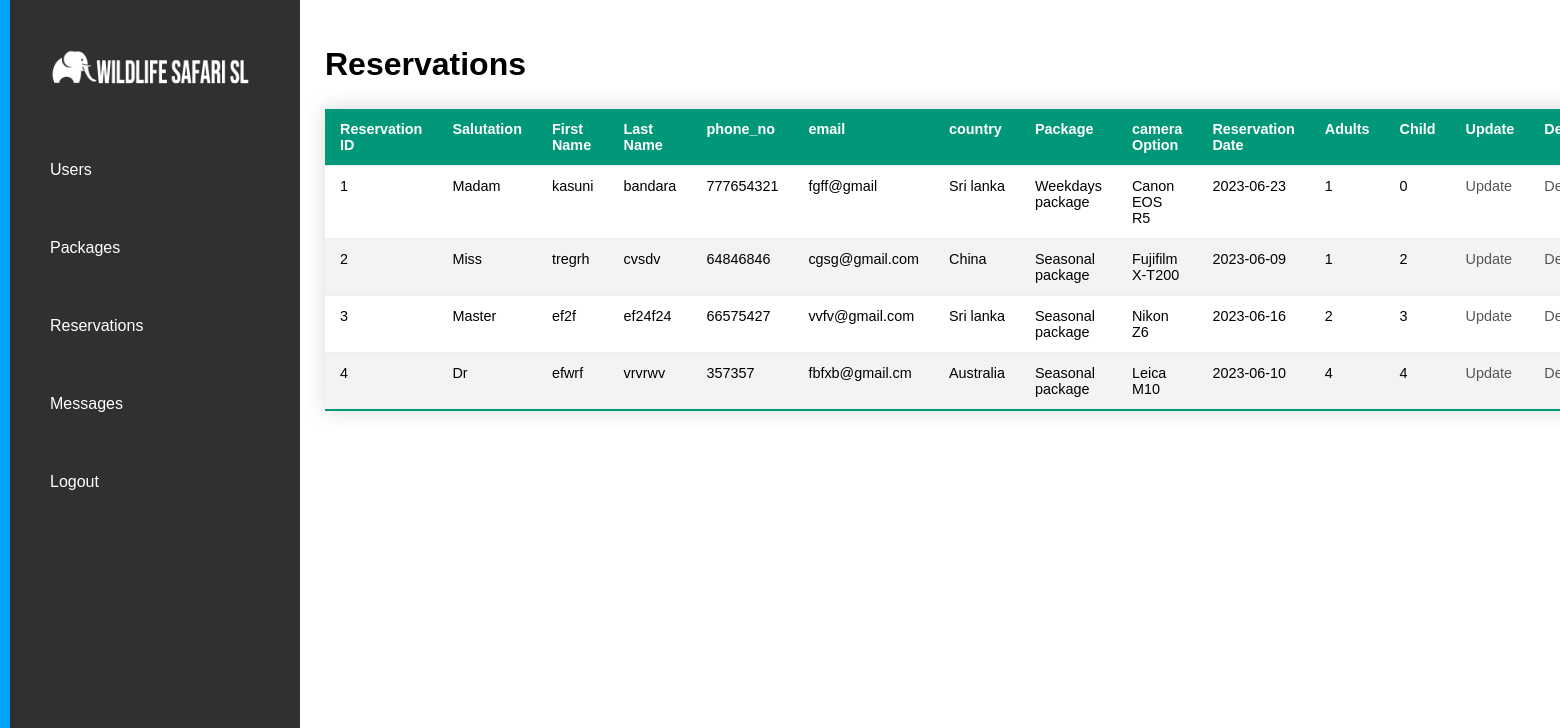
Screenshot of /reservationlist.php (signed in) with the database file from the repository.
### tables this page shows
CREATE TABLE `reservations` (
  `res_id` int(20) NOT NULL,
  `salutation` varchar(32) NOT NULL,
  `first_name` varchar(32) NOT NULL,
  `last_name` varchar(32) NOT NULL,
  `phone_no` int(15) NOT NULL,
  `email` varchar(32) NOT NULL,
  `country` varchar(20) NOT NULL,
  `package` varchar(32) NOT NULL,
  `camera_option` varchar(32) NOT NULL,
  `date` date NOT NULL,
  `adults` int(15) NOT NULL,
  `child` int(15) NOT NULL
);

### reservationlist.php (the view, shortened to what this page needs)
<!DOCTYPE html>
<html lang="en">
<link rel="stylesheet" type="text/css" href="style.css">
<head>
    <link rel="stylesheet" href="assets/css/style.css">
</head>
<body>
<?php include "admin.php"?>
<div class="section-3">
    <h1>Reservations</h1>
    <table class="styled-table">
        <thead>
            <tr>
                <th>Reservation ID</th>
                <th>Salutation</th>
                <th>First Name</th>
                <th>Last Name</th>
                <th>phone_no</th>
                <th>email</th>
                <th>country</th>
                <th>Package</th>
                <th>camera Option</th>
                <th>Reservation Date</th>
                <th>Adults</th>
                <th>Child</th>
                <th>Update</th>
                <th>Delete</th>
            </tr>
        </thead>
        <?php
        $sql = "SELECT * FROM reservations";
        $result = $conn->query($sql);
        echo "<tbody>";
        if ($result->num_rows > 0) {
            while ($row = $result->fetch_assoc()) {
                echo "<tr>";
                echo "<td>" . $row['res_id'] . "</td>";
                echo "<td>" . $row['salutation'] .  "</td>";
                echo "<td>" . $row['first_name'] . "</td>";
                echo "<td>" . $row['last_name'] . "</td>";
                echo "<td>" . $row['phone_no'] . "</td>";
                echo "<td>" . $row['email'] . "</td>";
                echo "<td>" . $row['country'] . "</td>";
                echo "<td>" . $row['package'] . "</td>";
                echo "<td>" . $row['camera_option'] . "</td>";
                echo "<td>" . $row['date'] . "</td>";
                echo "<td>" . $row['adults'] . "</td>";
                echo "<td>" . $row['child'] . "</td>";
                echo "<td>";
                echo "<a href='reservationupdate.php'>Update</a>";
                echo "</td>";
                echo "<td>";
                echo "<a id='delete' href='reservationdelete.php?res_id=$row[res_id]'>Delete</a>";
                echo "</td>";
                echo "</tr>";
            }
            echo "</tbody>";
        } else {
            echo "<center>Table is empty!</center>";
        }
        ?>
    </table>
    </div>
</body>
</html>

### assets/css/style.css (style rules this page uses)
body { height: auto; margin : 0; padding: 0; }
* { font-family: sans-serif; box-sizing: border-box; }
a { text-decoration: none; color: #555; }
.section-3 { margin: -700px 300px; padding: 25px 25px 25px 25px }
table { width: 100%; margin-bottom: auto; }
table th, table td { vertical-align: top; border-top: 1px solid #eceeef; }
.styled-table { border-collapse: collapse; margin: 25px 0; font-size: 0.9em; font-family: sans-serif; width: 100%; box-shadow: 0 0 20px rgba(0, 0, 0, 0.15); }
.styled-table thead tr { width:100%; background-color: #009879; color: #ffffff; text-align: left; }
.styled-table th, .styled-table td { padding: 12px 15px; }
.styled-table tbody tr { border-bottom: 1px solid #dddddd; }
.styled-table tbody tr:nth-of-type(even) { background-color: #f3f3f3; }
.styled-table tbody tr:last-of-type { border-bottom: 2px solid #009879; }

### rows the page displays
reservations: res_id "1", salutation "Madam", first_name "kasuni", last_name "bandara", phone_no "777654321", email "fgff@gmail", country "Sri lanka", package "Weekdays package", camera_option "Canon EOS R5", date "2023-06-23", adults "1", child "0"
reservations: res_id "2", salutation "Miss", first_name "tregrh", last_name "cvsdv", phone_no "64846846", email "cgsg@gmail.com", country "China", package "Seasonal package", camera_option "Fujifilm X-T200", date "2023-06-09", adults "1", child "2"
reservations: res_id "3", salutation "Master", first_name "ef2f", last_name "ef24f24", phone_no "66575427", email "vvfv@gmail.com", country "Sri lanka", package "Seasonal package", camera_option "Nikon Z6", date "2023-06-16", adults "2", child "3"
reservations: res_id "4", salutation "Dr", first_name "efwrf", last_name "vrvrwv", phone_no "357357", email "fbfxb@gmail.cm", country "Australia", package "Seasonal package", camera_option "Leica M10", date "2023-06-10", adults "4", child "4"
